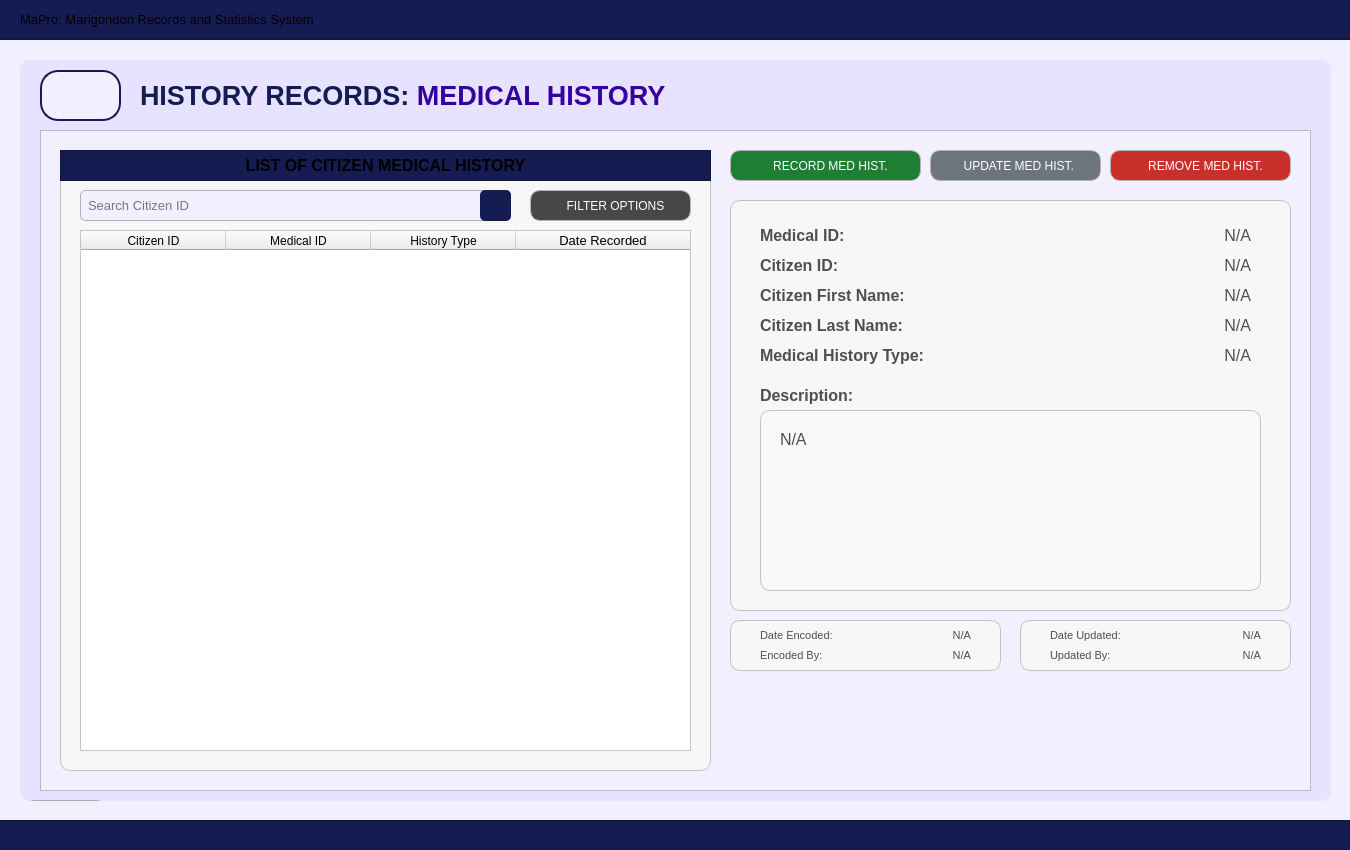
<?xml version="1.0" encoding="UTF-8"?>
<ui version="4.0">
 <class>User_dashboardWidget</class>
 <widget class="QWidget" name="User_dashboardWidget">
  <property name="geometry">
   <rect>
    <x>0</x>
    <y>0</y>
    <width>1350</width>
    <height>850</height>
   </rect>
  </property>
  <property name="sizePolicy">
   <sizepolicy hsizetype="Fixed" vsizetype="Fixed">
    <horstretch>0</horstretch>
    <verstretch>0</verstretch>
   </sizepolicy>
  </property>
  <property name="maximumSize">
   <size>
    <width>1350</width>
    <height>850</height>
   </size>
  </property>
  <property name="windowTitle">
   <string>Form</string>
  </property>
  <property name="styleSheet">
   <string notr="true">#User_dashboardWidget{
	background-color: #f2efff;
}</string>
  </property>
  <widget class="QFrame" name="border_blueLines1">
   <property name="geometry">
    <rect>
     <x>-10</x>
     <y>-1</y>
     <width>1371</width>
     <height>41</height>
    </rect>
   </property>
   <property name="styleSheet">
    <string notr="true">#border_blueLines1{
	background-color: #141c52;
}
</string>
   </property>
   <property name="frameShape">
    <enum>QFrame::Shape::StyledPanel</enum>
   </property>
   <property name="frameShadow">
    <enum>QFrame::Shadow::Raised</enum>
   </property>
   <widget class="QLabel" name="title_bodyDashboardSystemTitle">
    <property name="geometry">
     <rect>
      <x>30</x>
      <y>0</y>
      <width>1301</width>
      <height>41</height>
     </rect>
    </property>
    <property name="font">
     <font>
      <family>Arial</family>
      <pointsize>10</pointsize>
      <bold>false</bold>
     </font>
    </property>
    <property name="styleSheet">
     <string notr="true">#title_bodyDashboardSystemTitle {
	background-color: transparent;
	color: #white;
}
</string>
    </property>
    <property name="text">
     <string>MaPro: Marigondon Records and Statistics System</string>
    </property>
    <property name="alignment">
     <set>Qt::AlignmentFlag::AlignLeading|Qt::AlignmentFlag::AlignLeft|Qt::AlignmentFlag::AlignVCenter</set>
    </property>
   </widget>
  </widget>
  <widget class="QFrame" name="border_blueLines2">
   <property name="geometry">
    <rect>
     <x>-10</x>
     <y>820</y>
     <width>1381</width>
     <height>31</height>
    </rect>
   </property>
   <property name="styleSheet">
    <string notr="true">#border_blueLines2{
	background-color: #141c52;
}
</string>
   </property>
   <property name="frameShape">
    <enum>QFrame::Shape::StyledPanel</enum>
   </property>
   <property name="frameShadow">
    <enum>QFrame::Shadow::Raised</enum>
   </property>
  </widget>
  <widget class="QFrame" name="baseBodyFrame">
   <property name="geometry">
    <rect>
     <x>20</x>
     <y>60</y>
     <width>1311</width>
     <height>741</height>
    </rect>
   </property>
   <property name="styleSheet">
    <string notr="true">#baseBodyFrame {
	background-color: #e7e2ff;
	border: none;
	border-radius: 10px;
}</string>
   </property>
   <property name="frameShape">
    <enum>QFrame::Shape::StyledPanel</enum>
   </property>
   <property name="frameShadow">
    <enum>QFrame::Shadow::Raised</enum>
   </property>
   <widget class="QPushButton" name="logout_buttonLogout_3">
    <property name="geometry">
     <rect>
      <x>10</x>
      <y>740</y>
      <width>71</width>
      <height>31</height>
     </rect>
    </property>
    <property name="font">
     <font>
      <family>Arial</family>
      <pointsize>8</pointsize>
      <bold>true</bold>
     </font>
    </property>
    <property name="cursor">
     <cursorShape>PointingHandCursor</cursorShape>
    </property>
    <property name="styleSheet">
     <string notr="true">#logout_buttonLogout {
    background-color: #bc1c1c;
    color: white;
    border-radius: 5px;
    padding: 10px; /* Optional: Adjusts spacing inside the button */
}
#logout_buttonLogout:hover {
    background-color: #d82020; /* Slightly lighter blue when hovered */
}
#logout_buttonLogout:pressed {
    background-color: #8c1515; /* Darker blue when clicked */
}</string>
    </property>
    <property name="text">
     <string>LOGOUT</string>
    </property>
   </widget>
   <widget class="QLabel" name="title_bodyStatistics">
    <property name="geometry">
     <rect>
      <x>120</x>
      <y>20</y>
      <width>641</width>
      <height>31</height>
     </rect>
    </property>
    <property name="font">
     <font>
      <family>Arial</family>
      <pointsize>20</pointsize>
      <bold>true</bold>
     </font>
    </property>
    <property name="styleSheet">
     <string notr="true">#title_bodyStatistics {
	background-color: transparent;
	color: #141c52;
}
</string>
    </property>
    <property name="text">
     <string>&lt;html&gt;&lt;head/&gt;&lt;body&gt;&lt;p&gt;HISTORY RECORDS: &lt;span style=&quot; color:#3600a1;&quot;&gt;MEDICAL HISTORY&lt;/span&gt;&lt;/p&gt;&lt;/body&gt;&lt;/html&gt;</string>
    </property>
   </widget>
   <widget class="QFrame" name="statistics_frameBody">
    <property name="geometry">
     <rect>
      <x>20</x>
      <y>70</y>
      <width>1271</width>
      <height>661</height>
     </rect>
    </property>
    <property name="styleSheet">
     <string notr="true">#statistics_frameBody{
	background-color: #f2efff;
}</string>
    </property>
    <property name="frameShape">
     <enum>QFrame::Shape::StyledPanel</enum>
    </property>
    <property name="frameShadow">
     <enum>QFrame::Shadow::Raised</enum>
    </property>
    <widget class="QFrame" name="basePopUpBodyFrame">
     <property name="geometry">
      <rect>
       <x>20</x>
       <y>20</y>
       <width>651</width>
       <height>621</height>
      </rect>
     </property>
     <property name="styleSheet">
      <string notr="true">#basePopUpBodyFrame {
	background-color: rgb(247, 247, 247);
	border: 1px solid rgb(194, 194, 194);
	border-radius: 10px;
}</string>
     </property>
     <property name="frameShape">
      <enum>QFrame::Shape::StyledPanel</enum>
     </property>
     <property name="frameShadow">
      <enum>QFrame::Shadow::Raised</enum>
     </property>
     <widget class="QFrame" name="basePopUpTitleFrame_3">
      <property name="geometry">
       <rect>
        <x>0</x>
        <y>0</y>
        <width>651</width>
        <height>31</height>
       </rect>
      </property>
      <property name="styleSheet">
       <string notr="true">#basePopUpTitleFrame_3 {
	background-color: #141c52;
}</string>
      </property>
      <property name="frameShape">
       <enum>QFrame::Shape::StyledPanel</enum>
      </property>
      <property name="frameShadow">
       <enum>QFrame::Shadow::Raised</enum>
      </property>
      <widget class="QLabel" name="label_title_3">
       <property name="geometry">
        <rect>
         <x>0</x>
         <y>0</y>
         <width>651</width>
         <height>31</height>
        </rect>
       </property>
       <property name="font">
        <font>
         <family>Arial</family>
         <pointsize>12</pointsize>
         <bold>true</bold>
        </font>
       </property>
       <property name="styleSheet">
        <string notr="true">#label_title{
	background-color:transparent;
	color: rgb(255, 255, 255);
}</string>
       </property>
       <property name="text">
        <string>LIST OF CITIZEN MEDICAL HISTORY</string>
       </property>
       <property name="alignment">
        <set>Qt::AlignmentFlag::AlignCenter</set>
       </property>
      </widget>
     </widget>
     <widget class="QLineEdit" name="histrec_HistoryID_fieldSearch">
      <property name="geometry">
       <rect>
        <x>20</x>
        <y>40</y>
        <width>431</width>
        <height>31</height>
       </rect>
      </property>
      <property name="font">
       <font>
        <family>Arial</family>
        <pointsize>10</pointsize>
       </font>
      </property>
      <property name="styleSheet">
       <string notr="true">#histrec_HistoryID_fieldSearch{
    border: 1px solid #b3b3b3;  /* Black border */
    border-radius: 5px;        /* Rounded corners */
    padding: 5px;               /* Inner spacing */
    background-color: #f2efff;  /* Gray background */
    color: #000000; 
}
</string>
      </property>
      <property name="text">
       <string/>
      </property>
      <property name="placeholderText">
       <string>Search Citizen ID</string>
      </property>
     </widget>
     <widget class="QPushButton" name="histrecMedHistoryID_buttonSearch">
      <property name="geometry">
       <rect>
        <x>420</x>
        <y>40</y>
        <width>31</width>
        <height>31</height>
       </rect>
      </property>
      <property name="font">
       <font>
        <family>Arial</family>
        <pointsize>9</pointsize>
       </font>
      </property>
      <property name="cursor">
       <cursorShape>PointingHandCursor</cursorShape>
      </property>
      <property name="focusPolicy">
       <enum>Qt::FocusPolicy::NoFocus</enum>
      </property>
      <property name="styleSheet">
       <string notr="true">#histrecMedHistoryID_buttonSearch {
    background-color:  #141c52;
    color: white;
    border-radius: 5px;
    padding: 10px; /* Optional: Adjusts spacing inside the button */
}
#histrecMedHistoryID_buttonSearch:hover {
    background-color: #1a237e; /* Slightly lighter blue when hovered */
}
#histrecMedHistoryID_buttonSearch:pressed {
    background-color: #0f1442; /* Darker blue when clicked */
}</string>
      </property>
      <property name="text">
       <string/>
      </property>
      <property name="icon">
       <iconset>
        <normaloff>../../../../../Desktop/CTU 2nd Year - 2nd Semester Files/PC 225L - INFORMATION MANAGEMENT LABORATORY/PROFILING_SYSTEM/Profiling-System/Assets/FuncIcons/icon_search_w.svg</normaloff>../../../../../Desktop/CTU 2nd Year - 2nd Semester Files/PC 225L - INFORMATION MANAGEMENT LABORATORY/PROFILING_SYSTEM/Profiling-System/Assets/FuncIcons/icon_search_w.svg</iconset>
      </property>
      <property name="iconSize">
       <size>
        <width>20</width>
        <height>20</height>
       </size>
      </property>
     </widget>
     <widget class="QTableWidget" name="histrec_tableView_List_RecordMedicalHistory">
      <property name="geometry">
       <rect>
        <x>20</x>
        <y>80</y>
        <width>611</width>
        <height>521</height>
       </rect>
      </property>
      <property name="styleSheet">
       <string notr="true">#histrec_tableView_List_RecordMedicalHistory {
	background-color: white;
	color: #black;
}
</string>
      </property>
      <attribute name="horizontalHeaderVisible">
       <bool>true</bool>
      </attribute>
      <attribute name="horizontalHeaderCascadingSectionResizes">
       <bool>false</bool>
      </attribute>
      <attribute name="horizontalHeaderDefaultSectionSize">
       <number>145</number>
      </attribute>
      <attribute name="horizontalHeaderShowSortIndicator" stdset="0">
       <bool>false</bool>
      </attribute>
      <attribute name="horizontalHeaderStretchLastSection">
       <bool>true</bool>
      </attribute>
      <attribute name="verticalHeaderCascadingSectionResizes">
       <bool>false</bool>
      </attribute>
      <column>
       <property name="text">
        <string>Citizen ID</string>
       </property>
       <property name="font">
        <font>
         <family>Arial</family>
        </font>
       </property>
       <property name="background">
        <color>
         <red>59</red>
         <green>57</green>
         <blue>100</blue>
        </color>
       </property>
      </column>
      <column>
       <property name="text">
        <string>Medical ID</string>
       </property>
       <property name="font">
        <font>
         <family>Arial</family>
        </font>
       </property>
       <property name="background">
        <color>
         <red>59</red>
         <green>57</green>
         <blue>100</blue>
        </color>
       </property>
      </column>
      <column>
       <property name="text">
        <string>History Type</string>
       </property>
       <property name="font">
        <font>
         <family>Arial</family>
        </font>
       </property>
       <property name="background">
        <color>
         <red>59</red>
         <green>57</green>
         <blue>100</blue>
        </color>
       </property>
      </column>
      <column>
       <property name="text">
        <string>Date Recorded</string>
       </property>
       <property name="font">
        <font>
         <family>Arial</family>
         <pointsize>10</pointsize>
        </font>
       </property>
       <property name="background">
        <color>
         <red>59</red>
         <green>57</green>
         <blue>100</blue>
        </color>
       </property>
      </column>
     </widget>
     <widget class="QPushButton" name="medicalhistoryList_buttonFilter">
      <property name="geometry">
       <rect>
        <x>470</x>
        <y>40</y>
        <width>161</width>
        <height>31</height>
       </rect>
      </property>
      <property name="font">
       <font>
        <family>Arial</family>
        <pointsize>9</pointsize>
       </font>
      </property>
      <property name="cursor">
       <cursorShape>PointingHandCursor</cursorShape>
      </property>
      <property name="focusPolicy">
       <enum>Qt::FocusPolicy::NoFocus</enum>
      </property>
      <property name="styleSheet">
       <string notr="true">#medicalhistoryList_buttonFilter {
    background-color:  #474747;
    color: white;
    border: 1px solid #b5b5b5;
    border-radius: 10px;
    padding: 10px; 
}

#medicalhistoryList_buttonFilter:hover {
    background-color: #636363;
    color: white; 
}

#medicalhistoryList_buttonFilter:pressed {
    background-color: #bfbfbf;
    color: white; 
}
</string>
      </property>
      <property name="text">
       <string>   FILTER OPTIONS</string>
      </property>
      <property name="icon">
       <iconset>
        <normaloff>../../../Assets/FuncIcons/icon_filter.svg</normaloff>../../../Assets/FuncIcons/icon_filter.svg</iconset>
      </property>
      <property name="iconSize">
       <size>
        <width>18</width>
        <height>18</height>
       </size>
      </property>
     </widget>
    </widget>
    <widget class="QPushButton" name="histrec_medicalhistory_button_update">
     <property name="geometry">
      <rect>
       <x>890</x>
       <y>20</y>
       <width>171</width>
       <height>31</height>
      </rect>
     </property>
     <property name="font">
      <font>
       <family>Arial</family>
       <pointsize>9</pointsize>
      </font>
     </property>
     <property name="cursor">
      <cursorShape>PointingHandCursor</cursorShape>
     </property>
     <property name="focusPolicy">
      <enum>Qt::FocusPolicy::NoFocus</enum>
     </property>
     <property name="styleSheet">
      <string notr="true">#histrec_medicalhistory_button_update {
    background-color: #6c757d; /* Default gray */
    color: white;
    border: 1px solid #b5b5b5; /* Light gray border */
    border-radius: 10px;
    padding: 10px; 
}

#histrec_medicalhistory_button_update:hover {
    background-color: #838b94; /* Brighter gray when hovered */
    color: white; 
}

#histrec_medicalhistory_button_update:pressed {
    background-color: #5a6268; /* Darker gray when pressed */
    color: white; 
}
</string>
     </property>
     <property name="text">
      <string>  UPDATE MED HIST.</string>
     </property>
     <property name="icon">
      <iconset>
       <normaloff>../../../Assets/FuncIcons/icon_edit.svg</normaloff>../../../Assets/FuncIcons/icon_edit.svg</iconset>
     </property>
     <property name="iconSize">
      <size>
       <width>20</width>
       <height>20</height>
      </size>
     </property>
    </widget>
    <widget class="QFrame" name="basePopUpBodyFrame_3">
     <property name="geometry">
      <rect>
       <x>690</x>
       <y>70</y>
       <width>561</width>
       <height>411</height>
      </rect>
     </property>
     <property name="styleSheet">
      <string notr="true">#basePopUpBodyFrame_3 {
	background-color: rgb(247, 247, 247);
	border: 1px solid rgb(194, 194, 194);
	border-radius: 10px;
}</string>
     </property>
     <property name="frameShape">
      <enum>QFrame::Shape::StyledPanel</enum>
     </property>
     <property name="frameShadow">
      <enum>QFrame::Shadow::Raised</enum>
     </property>
     <widget class="QLabel" name="histrec_labelCitizenID">
      <property name="geometry">
       <rect>
        <x>30</x>
        <y>50</y>
        <width>151</width>
        <height>31</height>
       </rect>
      </property>
      <property name="font">
       <font>
        <family>Arial</family>
        <pointsize>12</pointsize>
        <bold>true</bold>
       </font>
      </property>
      <property name="styleSheet">
       <string notr="true">#histrec_labelCitizenID{
	background-color:transparent;
	color:#4f4f4f;
}</string>
      </property>
      <property name="text">
       <string>Citizen ID:</string>
      </property>
      <property name="alignment">
       <set>Qt::AlignmentFlag::AlignLeading|Qt::AlignmentFlag::AlignLeft|Qt::AlignmentFlag::AlignVCenter</set>
      </property>
     </widget>
     <widget class="QLabel" name="histrec_displayCitizenID">
      <property name="geometry">
       <rect>
        <x>190</x>
        <y>50</y>
        <width>331</width>
        <height>31</height>
       </rect>
      </property>
      <property name="font">
       <font>
        <family>Arial</family>
        <pointsize>12</pointsize>
       </font>
      </property>
      <property name="styleSheet">
       <string notr="true">#histrec_displayCitizenID{
	background-color:transparent;
	color:#4f4f4f;
}</string>
      </property>
      <property name="text">
       <string>N/A</string>
      </property>
      <property name="alignment">
       <set>Qt::AlignmentFlag::AlignRight|Qt::AlignmentFlag::AlignTrailing|Qt::AlignmentFlag::AlignVCenter</set>
      </property>
     </widget>
     <widget class="QLabel" name="histrec_labelHistoryDescription">
      <property name="geometry">
       <rect>
        <x>30</x>
        <y>180</y>
        <width>151</width>
        <height>31</height>
       </rect>
      </property>
      <property name="font">
       <font>
        <family>Arial</family>
        <pointsize>12</pointsize>
        <bold>true</bold>
       </font>
      </property>
      <property name="styleSheet">
       <string notr="true">#histrec_labelHistoryDescription{
	background-color:transparent;
	color:#4f4f4f;
}</string>
      </property>
      <property name="text">
       <string>Description:</string>
      </property>
      <property name="alignment">
       <set>Qt::AlignmentFlag::AlignLeading|Qt::AlignmentFlag::AlignLeft|Qt::AlignmentFlag::AlignVCenter</set>
      </property>
     </widget>
     <widget class="QLabel" name="histrec_labelHistoryType">
      <property name="geometry">
       <rect>
        <x>30</x>
        <y>140</y>
        <width>181</width>
        <height>31</height>
       </rect>
      </property>
      <property name="font">
       <font>
        <family>Arial</family>
        <pointsize>12</pointsize>
        <bold>true</bold>
       </font>
      </property>
      <property name="styleSheet">
       <string notr="true">#histrec_labelHistoryType{
	background-color:transparent;
	color:#4f4f4f;
}</string>
      </property>
      <property name="text">
       <string>Medical History Type:</string>
      </property>
      <property name="alignment">
       <set>Qt::AlignmentFlag::AlignLeading|Qt::AlignmentFlag::AlignLeft|Qt::AlignmentFlag::AlignVCenter</set>
      </property>
     </widget>
     <widget class="QLabel" name="histrec_displayMedicalHistoryType">
      <property name="geometry">
       <rect>
        <x>190</x>
        <y>140</y>
        <width>331</width>
        <height>31</height>
       </rect>
      </property>
      <property name="font">
       <font>
        <family>Arial</family>
        <pointsize>12</pointsize>
       </font>
      </property>
      <property name="styleSheet">
       <string notr="true">#histrec_displayMedicalHistoryType{
	background-color:transparent;
	color:#4f4f4f;
}</string>
      </property>
      <property name="text">
       <string>N/A</string>
      </property>
      <property name="alignment">
       <set>Qt::AlignmentFlag::AlignRight|Qt::AlignmentFlag::AlignTrailing|Qt::AlignmentFlag::AlignVCenter</set>
      </property>
     </widget>
     <widget class="QFrame" name="basePopUpBodyFrame_Desc">
      <property name="geometry">
       <rect>
        <x>30</x>
        <y>210</y>
        <width>501</width>
        <height>181</height>
       </rect>
      </property>
      <property name="styleSheet">
       <string notr="true">#basePopUpBodyFrame_Desc {
	background-color: rgb(248, 248, 248);
	border: 1px solid rgb(194, 194, 194);
	border-radius: 10px;
}</string>
      </property>
      <property name="frameShape">
       <enum>QFrame::Shape::StyledPanel</enum>
      </property>
      <property name="frameShadow">
       <enum>QFrame::Shadow::Raised</enum>
      </property>
      <widget class="QLabel" name="histrec_displayHistoryDescription">
       <property name="geometry">
        <rect>
         <x>20</x>
         <y>20</y>
         <width>461</width>
         <height>141</height>
        </rect>
       </property>
       <property name="font">
        <font>
         <family>Arial</family>
         <pointsize>12</pointsize>
        </font>
       </property>
       <property name="styleSheet">
        <string notr="true">#histrec_displayHistoryDescription{
	background-color:transparent;
	color:#4f4f4f;
}</string>
       </property>
       <property name="text">
        <string>N/A</string>
       </property>
       <property name="alignment">
        <set>Qt::AlignmentFlag::AlignLeading|Qt::AlignmentFlag::AlignLeft|Qt::AlignmentFlag::AlignTop</set>
       </property>
       <property name="wordWrap">
        <bool>true</bool>
       </property>
      </widget>
     </widget>
     <widget class="QLabel" name="histrec_labelHistoryID">
      <property name="geometry">
       <rect>
        <x>30</x>
        <y>20</y>
        <width>151</width>
        <height>31</height>
       </rect>
      </property>
      <property name="font">
       <font>
        <family>Arial</family>
        <pointsize>12</pointsize>
        <bold>true</bold>
       </font>
      </property>
      <property name="styleSheet">
       <string notr="true">#histrec_labelHistoryID{
	background-color:transparent;
	color:#4f4f4f;
}</string>
      </property>
      <property name="text">
       <string>Medical ID:</string>
      </property>
      <property name="alignment">
       <set>Qt::AlignmentFlag::AlignLeading|Qt::AlignmentFlag::AlignLeft|Qt::AlignmentFlag::AlignVCenter</set>
      </property>
     </widget>
     <widget class="QLabel" name="histrec_displayHistoryID">
      <property name="geometry">
       <rect>
        <x>190</x>
        <y>20</y>
        <width>331</width>
        <height>31</height>
       </rect>
      </property>
      <property name="font">
       <font>
        <family>Arial</family>
        <pointsize>12</pointsize>
       </font>
      </property>
      <property name="styleSheet">
       <string notr="true">#histrec_displayHistoryID{
	background-color:transparent;
	color:#4f4f4f;
}</string>
      </property>
      <property name="text">
       <string>N/A</string>
      </property>
      <property name="alignment">
       <set>Qt::AlignmentFlag::AlignRight|Qt::AlignmentFlag::AlignTrailing|Qt::AlignmentFlag::AlignVCenter</set>
      </property>
     </widget>
     <widget class="QLabel" name="histrec_labelCitizenHistFirstName">
      <property name="geometry">
       <rect>
        <x>30</x>
        <y>80</y>
        <width>151</width>
        <height>31</height>
       </rect>
      </property>
      <property name="font">
       <font>
        <family>Arial</family>
        <pointsize>12</pointsize>
        <bold>true</bold>
       </font>
      </property>
      <property name="styleSheet">
       <string notr="true">#histrec_labelCitizenHistFirstName{
	background-color:transparent;
	color:#4f4f4f;
}</string>
      </property>
      <property name="text">
       <string>Citizen First Name:</string>
      </property>
      <property name="alignment">
       <set>Qt::AlignmentFlag::AlignLeading|Qt::AlignmentFlag::AlignLeft|Qt::AlignmentFlag::AlignVCenter</set>
      </property>
     </widget>
     <widget class="QLabel" name="histrec_displayCitizenHistFirstName">
      <property name="geometry">
       <rect>
        <x>190</x>
        <y>80</y>
        <width>331</width>
        <height>31</height>
       </rect>
      </property>
      <property name="font">
       <font>
        <family>Arial</family>
        <pointsize>12</pointsize>
       </font>
      </property>
      <property name="styleSheet">
       <string notr="true">#histrec_displayCitizenHistFirstName{
	background-color:transparent;
	color:#4f4f4f;
}</string>
      </property>
      <property name="text">
       <string>N/A</string>
      </property>
      <property name="alignment">
       <set>Qt::AlignmentFlag::AlignRight|Qt::AlignmentFlag::AlignTrailing|Qt::AlignmentFlag::AlignVCenter</set>
      </property>
     </widget>
     <widget class="QLabel" name="histrec_labelCitizenHistLastName">
      <property name="geometry">
       <rect>
        <x>30</x>
        <y>110</y>
        <width>151</width>
        <height>31</height>
       </rect>
      </property>
      <property name="font">
       <font>
        <family>Arial</family>
        <pointsize>12</pointsize>
        <bold>true</bold>
       </font>
      </property>
      <property name="styleSheet">
       <string notr="true">#histrec_labelCitizenHistLastName{
	background-color:transparent;
	color:#4f4f4f;
}</string>
      </property>
      <property name="text">
       <string>Citizen Last Name:</string>
      </property>
      <property name="alignment">
       <set>Qt::AlignmentFlag::AlignLeading|Qt::AlignmentFlag::AlignLeft|Qt::AlignmentFlag::AlignVCenter</set>
      </property>
     </widget>
     <widget class="QLabel" name="histrec_displayCitizenHistLastName">
      <property name="geometry">
       <rect>
        <x>190</x>
        <y>110</y>
        <width>331</width>
        <height>31</height>
       </rect>
      </property>
      <property name="font">
       <font>
        <family>Arial</family>
        <pointsize>12</pointsize>
       </font>
      </property>
      <property name="styleSheet">
       <string notr="true">#histrec_displayCitizenHistLastName{
	background-color:transparent;
	color:#4f4f4f;
}</string>
      </property>
      <property name="text">
       <string>N/A</string>
      </property>
      <property name="alignment">
       <set>Qt::AlignmentFlag::AlignRight|Qt::AlignmentFlag::AlignTrailing|Qt::AlignmentFlag::AlignVCenter</set>
      </property>
     </widget>
    </widget>
    <widget class="QPushButton" name="histrec_medicalhistory_button_remove">
     <property name="geometry">
      <rect>
       <x>1070</x>
       <y>20</y>
       <width>181</width>
       <height>31</height>
      </rect>
     </property>
     <property name="font">
      <font>
       <family>Arial</family>
       <pointsize>9</pointsize>
      </font>
     </property>
     <property name="cursor">
      <cursorShape>PointingHandCursor</cursorShape>
     </property>
     <property name="focusPolicy">
      <enum>Qt::FocusPolicy::NoFocus</enum>
     </property>
     <property name="styleSheet">
      <string notr="true">#histrec_medicalhistory_button_remove {
    background-color: #c9302c; /* Default red */
    color: white;
    border: 1px solid #b5b5b5; /* Light gray border */
    border-radius: 10px;
    padding: 10px; 
}

#histrec_medicalhistory_button_remove:hover {
    background-color: #d9534f; /* Brighter red when hovered */
    color: white; 
}

#histrec_medicalhistory_button_remove:pressed {
    background-color: #a52a2a; /* Darker red when pressed */
    color: white; 
}</string>
     </property>
     <property name="text">
      <string>   REMOVE MED HIST.</string>
     </property>
     <property name="icon">
      <iconset>
       <normaloff>../../../Assets/FuncIcons/icon_del.svg</normaloff>../../../Assets/FuncIcons/icon_del.svg</iconset>
     </property>
     <property name="iconSize">
      <size>
       <width>20</width>
       <height>20</height>
      </size>
     </property>
    </widget>
    <widget class="QPushButton" name="histrec_medicalhistory_button_record">
     <property name="geometry">
      <rect>
       <x>690</x>
       <y>20</y>
       <width>191</width>
       <height>31</height>
      </rect>
     </property>
     <property name="font">
      <font>
       <family>Arial</family>
       <pointsize>9</pointsize>
      </font>
     </property>
     <property name="cursor">
      <cursorShape>PointingHandCursor</cursorShape>
     </property>
     <property name="focusPolicy">
      <enum>Qt::FocusPolicy::NoFocus</enum>
     </property>
     <property name="styleSheet">
      <string notr="true">#histrec_medicalhistory_button_record {
    background-color:  #1e7e34; /* Default green */
    color: white;
    border: 1px solid #b5b5b5;
    border-radius: 10px;
    padding: 10px; 
}

#histrec_medicalhistory_button_record:hover {
    background-color: #28a745; /* Brighter green when hovered */
    color: white; 
}

#histrec_medicalhistory_button_record:pressed {
    background-color:  #34c759; /* Darker green when pressed */
    color: white; 
}
</string>
     </property>
     <property name="text">
      <string>   RECORD MED HIST.</string>
     </property>
     <property name="icon">
      <iconset>
       <normaloff>../../../Assets/FuncIcons/icon_add.svg</normaloff>../../../Assets/FuncIcons/icon_add.svg</iconset>
     </property>
     <property name="iconSize">
      <size>
       <width>20</width>
       <height>20</height>
      </size>
     </property>
    </widget>
    <widget class="QFrame" name="basePopUpBodyFrame_5">
     <property name="geometry">
      <rect>
       <x>980</x>
       <y>490</y>
       <width>271</width>
       <height>51</height>
      </rect>
     </property>
     <property name="styleSheet">
      <string notr="true">#basePopUpBodyFrame_5 {
	background-color: rgb(247, 247, 247);
	border: 1px solid rgb(194, 194, 194);
	border-radius: 10px;
}</string>
     </property>
     <property name="frameShape">
      <enum>QFrame::Shape::StyledPanel</enum>
     </property>
     <property name="frameShadow">
      <enum>QFrame::Shadow::Raised</enum>
     </property>
     <widget class="QLabel" name="label_DateUpdated">
      <property name="geometry">
       <rect>
        <x>30</x>
        <y>0</y>
        <width>81</width>
        <height>31</height>
       </rect>
      </property>
      <property name="font">
       <font>
        <family>Arial</family>
        <pointsize>8</pointsize>
       </font>
      </property>
      <property name="styleSheet">
       <string notr="true">#label_DateUpdated{
	background-color:transparent;
	color:#4f4f4f;
}</string>
      </property>
      <property name="text">
       <string>Date Updated:</string>
      </property>
      <property name="alignment">
       <set>Qt::AlignmentFlag::AlignLeading|Qt::AlignmentFlag::AlignLeft|Qt::AlignmentFlag::AlignVCenter</set>
      </property>
     </widget>
     <widget class="QLabel" name="display_DateUpdated">
      <property name="geometry">
       <rect>
        <x>130</x>
        <y>0</y>
        <width>111</width>
        <height>31</height>
       </rect>
      </property>
      <property name="font">
       <font>
        <family>Arial</family>
        <pointsize>8</pointsize>
       </font>
      </property>
      <property name="styleSheet">
       <string notr="true">#display_DateUpdated{
	background-color:transparent;
	color:#4f4f4f;
}</string>
      </property>
      <property name="text">
       <string>N/A</string>
      </property>
      <property name="alignment">
       <set>Qt::AlignmentFlag::AlignRight|Qt::AlignmentFlag::AlignTrailing|Qt::AlignmentFlag::AlignVCenter</set>
      </property>
     </widget>
     <widget class="QLabel" name="display_UpdatedBy">
      <property name="geometry">
       <rect>
        <x>130</x>
        <y>20</y>
        <width>111</width>
        <height>31</height>
       </rect>
      </property>
      <property name="font">
       <font>
        <family>Arial</family>
        <pointsize>8</pointsize>
       </font>
      </property>
      <property name="styleSheet">
       <string notr="true">#display_UpdatedBy{
	background-color:transparent;
	color:#4f4f4f;
}</string>
      </property>
      <property name="text">
       <string>N/A</string>
      </property>
      <property name="alignment">
       <set>Qt::AlignmentFlag::AlignRight|Qt::AlignmentFlag::AlignTrailing|Qt::AlignmentFlag::AlignVCenter</set>
      </property>
     </widget>
     <widget class="QLabel" name="label_UpdatedBy">
      <property name="geometry">
       <rect>
        <x>30</x>
        <y>20</y>
        <width>81</width>
        <height>31</height>
       </rect>
      </property>
      <property name="font">
       <font>
        <family>Arial</family>
        <pointsize>8</pointsize>
       </font>
      </property>
      <property name="styleSheet">
       <string notr="true">#label_UpdatedBy{
	background-color:transparent;
	color:#4f4f4f;
}</string>
      </property>
      <property name="text">
       <string>Updated By:</string>
      </property>
      <property name="alignment">
       <set>Qt::AlignmentFlag::AlignLeading|Qt::AlignmentFlag::AlignLeft|Qt::AlignmentFlag::AlignVCenter</set>
      </property>
     </widget>
    </widget>
    <widget class="QFrame" name="basePopUpBodyFrame_4">
     <property name="geometry">
      <rect>
       <x>690</x>
       <y>490</y>
       <width>271</width>
       <height>51</height>
      </rect>
     </property>
     <property name="styleSheet">
      <string notr="true">#basePopUpBodyFrame_4 {
	background-color: rgb(247, 247, 247);
	border: 1px solid rgb(194, 194, 194);
	border-radius: 10px;
}</string>
     </property>
     <property name="frameShape">
      <enum>QFrame::Shape::StyledPanel</enum>
     </property>
     <property name="frameShadow">
      <enum>QFrame::Shadow::Raised</enum>
     </property>
     <widget class="QLabel" name="label_DateEncoded">
      <property name="geometry">
       <rect>
        <x>30</x>
        <y>0</y>
        <width>81</width>
        <height>31</height>
       </rect>
      </property>
      <property name="font">
       <font>
        <family>Arial</family>
        <pointsize>8</pointsize>
       </font>
      </property>
      <property name="styleSheet">
       <string notr="true">#label_DateEncoded{
	background-color:transparent;
	color:#4f4f4f;
}</string>
      </property>
      <property name="text">
       <string>Date Encoded:</string>
      </property>
      <property name="alignment">
       <set>Qt::AlignmentFlag::AlignLeading|Qt::AlignmentFlag::AlignLeft|Qt::AlignmentFlag::AlignVCenter</set>
      </property>
     </widget>
     <widget class="QLabel" name="display_DateEncoded">
      <property name="geometry">
       <rect>
        <x>130</x>
        <y>0</y>
        <width>111</width>
        <height>31</height>
       </rect>
      </property>
      <property name="font">
       <font>
        <family>Arial</family>
        <pointsize>8</pointsize>
       </font>
      </property>
      <property name="styleSheet">
       <string notr="true">#display_DateEncoded{
	background-color:transparent;
	color:#4f4f4f;
}</string>
      </property>
      <property name="text">
       <string>N/A</string>
      </property>
      <property name="alignment">
       <set>Qt::AlignmentFlag::AlignRight|Qt::AlignmentFlag::AlignTrailing|Qt::AlignmentFlag::AlignVCenter</set>
      </property>
     </widget>
     <widget class="QLabel" name="display_EncodedBy">
      <property name="geometry">
       <rect>
        <x>130</x>
        <y>20</y>
        <width>111</width>
        <height>31</height>
       </rect>
      </property>
      <property name="font">
       <font>
        <family>Arial</family>
        <pointsize>8</pointsize>
       </font>
      </property>
      <property name="styleSheet">
       <string notr="true">#display_EncodedBy{
	background-color:transparent;
	color:#4f4f4f;
}</string>
      </property>
      <property name="text">
       <string>N/A</string>
      </property>
      <property name="alignment">
       <set>Qt::AlignmentFlag::AlignRight|Qt::AlignmentFlag::AlignTrailing|Qt::AlignmentFlag::AlignVCenter</set>
      </property>
     </widget>
     <widget class="QLabel" name="label_EncodedBy">
      <property name="geometry">
       <rect>
        <x>30</x>
        <y>20</y>
        <width>81</width>
        <height>31</height>
       </rect>
      </property>
      <property name="font">
       <font>
        <family>Arial</family>
        <pointsize>8</pointsize>
       </font>
      </property>
      <property name="styleSheet">
       <string notr="true">#label_EncodedBy{
	background-color:transparent;
	color:#4f4f4f;
}</string>
      </property>
      <property name="text">
       <string>Encoded By:</string>
      </property>
      <property name="alignment">
       <set>Qt::AlignmentFlag::AlignLeading|Qt::AlignmentFlag::AlignLeft|Qt::AlignmentFlag::AlignVCenter</set>
      </property>
     </widget>
    </widget>
   </widget>
   <widget class="QToolButton" name="btn_returnToHistoryRecordPage">
    <property name="geometry">
     <rect>
      <x>20</x>
      <y>10</y>
      <width>81</width>
      <height>51</height>
     </rect>
    </property>
    <property name="styleSheet">
     <string notr="true">#btn_returnToHistoryRecordPage {
    background-color: #f2efff;
    color: #141c52;
	border: 2px solid #141c52; 
	border-radius: 18px;
	text-align: left;
    padding: 10px; /* Optional: Adjusts spacing inside the button */
}
#btn_returnToHistoryRecordPage:hover {
    background-color: #fdfdff; /* Slightly lighter blue when hovered */
}
#btn_returnToHistoryRecordPage:pressed {
    background-color: #e7e5f4; /* Darker blue when clicked */
}

</string>
    </property>
    <property name="text">
     <string/>
    </property>
    <property name="icon">
     <iconset>
      <normaloff>../../../Assets/FuncIcons/img_return.png</normaloff>../../../Assets/FuncIcons/img_return.png</iconset>
    </property>
    <property name="iconSize">
     <size>
      <width>25</width>
      <height>25</height>
     </size>
    </property>
   </widget>
  </widget>
 </widget>
 <resources/>
 <connections/>
</ui>
